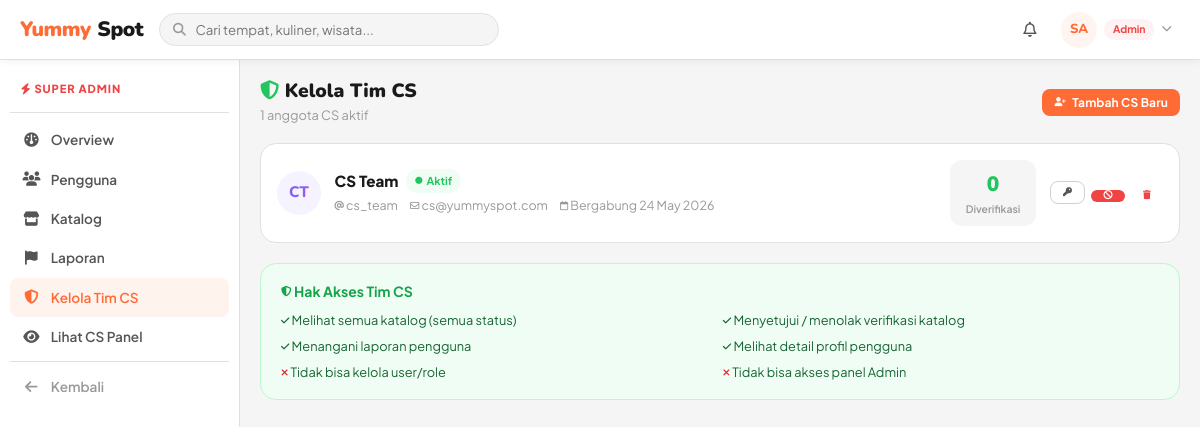
/admin/manage-cs.php (signed in), run on the app's committed database.
### tables this page shows
CREATE TABLE users (
    id              INT AUTO_INCREMENT PRIMARY KEY,
    fullname        VARCHAR(100) NOT NULL,
    username        VARCHAR(50)  NOT NULL UNIQUE,
    email           VARCHAR(100) NOT NULL UNIQUE,
    password        VARCHAR(255) NOT NULL,
    profile_picture VARCHAR(255) DEFAULT NULL,
    bio             TEXT         DEFAULT NULL,
    role            ENUM('user','owner','cs','admin') NOT NULL DEFAULT 'user',
    status          ENUM('active','suspended') NOT NULL DEFAULT 'active',
    created_at      TIMESTAMP DEFAULT CURRENT_TIMESTAMP,
    INDEX idx_role   (role),
    INDEX idx_status (status)
);

### includes/helpers.php (called while the page is built, shortened)
<?php
function e($s)           { return htmlspecialchars((string)$s, ENT_QUOTES, 'UTF-8'); }
function initials($name) {
    $p = explode(' ', trim($name));
    return strtoupper(substr($p[0],0,1).(isset($p[1])?substr($p[1],0,1):''));
}

### admin/manage-cs.php (the view, shortened to what this page needs)
<?php
require_once __DIR__ . '/../includes/helpers.php';
$db  = getDB();
$csUsers = $db->query("
    SELECT u.*,
        (SELECT COUNT(*) FROM catalog_verifications WHERE cs_id = u.id) AS total_verified
    FROM users u
    WHERE u.role = 'cs'
    ORDER BY u.created_at DESC
")->fetchAll();
$pals = [['#FF6B35','#fff5f0'],['#8b5cf6','#f5f3ff'],['#22c55e','#f0fdf4'],['#3b82f6','#eff6ff'],['#f59e0b','#fffbeb'],['#ec4899','#fdf2f8']];
require_once __DIR__ . '/../includes/header.php';
?>
<div class="app-wrap">
<aside class="sidebar dash-sidebar">
    <div style="padding:.5rem .65rem .85rem;border-bottom:1px solid var(--border);margin-bottom:.5rem;">
        <div style="font-size:.7rem;font-weight:800;color:var(--red);text-transform:uppercase;letter-spacing:.08em;">
            <i class="fa-solid fa-bolt"></i> Super Admin
        </div>
    </div>
    <a href="dashboard.php"              class="sb-item"><i class="fa-solid fa-gauge si"></i> Overview</a>
    <a href="dashboard.php?tab=users"    class="sb-item"><i class="fa-solid fa-users si"></i> Pengguna</a>
    <a href="dashboard.php?tab=catalogs" class="sb-item"><i class="fa-solid fa-store si"></i> Katalog</a>
    <a href="dashboard.php?tab=reports"  class="sb-item"><i class="fa-solid fa-flag si"></i> Laporan</a>
    <a href="manage-cs.php"              class="sb-item active"><i class="fa-solid fa-shield-halved si"></i> Kelola Tim CS</a>
    <a href="<?= APP_URL ?>/cs/dashboard.php" class="sb-item"><i class="fa-solid fa-eye si"></i> Lihat CS Panel</a>
    <div class="dd-sep"></div>
    <a href="<?= APP_URL ?>/index.php" class="sb-item text-dim"><i class="fa-solid fa-arrow-left si"></i> Kembali</a>
</aside>
<main class="main">
    <div style="display:flex;align-items:center;justify-content:space-between;margin-bottom:1.1rem;">
        <div>
            <h1 style="font-family:'Nunito',sans-serif;font-size:1.2rem;font-weight:900;">
                <i class="fa-solid fa-shield-halved" style="color:var(--green)"></i> Kelola Tim CS
            </h1>
            <div style="font-size:.8rem;color:var(--text3);margin-top:.1rem;">
                <?= count($csUsers) ?> anggota CS aktif
            </div>
        </div>
        <button class="btn btn-primary btn-sm" onclick="openModal('add-cs-modal')">
            <i class="fa-solid fa-user-plus fa-xs"></i> Tambah CS Baru
        </button>
    </div>
    <?php if (empty($csUsers)): ?>
    <div style="background:#fff;border:1px solid var(--border);border-radius:var(--r-lg);padding:4rem 2rem;text-align:center;">
        <div style="font-size:2.5rem;color:var(--border2);margin-bottom:1rem;"><i class="fa-solid fa-shield-halved"></i></div>
        <h3 style="font-family:'Nunito',sans-serif;font-weight:800;margin-bottom:.4rem;color:var(--text2);">Belum ada tim CS</h3>
        <p style="font-size:.85rem;color:var(--text3);margin-bottom:1.25rem;">Tambahkan anggota CS untuk membantu verifikasi katalog.</p>
        <button class="btn btn-primary" onclick="openModal('add-cs-modal')">
            <i class="fa-solid fa-user-plus fa-xs"></i> Tambah CS Pertama
        </button>
    </div>
    <?php else: ?>
    <div style="display:flex;flex-direction:column;gap:.75rem;">
        <?php foreach ($csUsers as $cs):
            $cp = $pals[($cs['id'] - 1) % count($pals)];
        ?>
        <div style="background:#fff;border:1px solid var(--border);border-radius:var(--r-lg);padding:1rem;transition:box-shadow .18s;"
             onmouseover="this.style.boxShadow='var(--shadow)'" onmouseout="this.style.boxShadow=''">
            <div style="display:flex;align-items:center;gap:.85rem;flex-wrap:wrap;">
                <div class="avatar av-44" style="background:<?= $cp[1] ?>;color:<?= $cp[0] ?>;flex-shrink:0;">
                    <?php if ($cs['profile_picture']): ?>
                        <img src="<?= e($cs['profile_picture']) ?>" alt="">
                    <?php else: ?>
                        <?= initials($cs['fullname']) ?>
                    <?php endif; ?>
                </div>
                <div style="flex:1;min-width:200px;">
                    <div style="display:flex;align-items:center;gap:.5rem;flex-wrap:wrap;margin-bottom:.2rem;">
                        <span style="font-weight:800;font-size:.95rem;"><?= e($cs['fullname']) ?></span>
                        <span class="badge <?= $cs['status'] === 'active' ? 'badge-success' : 'badge-danger' ?>">
                            <?= $cs['status'] === 'active' ? 'Aktif' : 'Suspended' ?>
                        </span>
                    </div>
                    <div style="font-size:.78rem;color:var(--text3);display:flex;gap:.75rem;flex-wrap:wrap;">
                        <span><i class="fa-solid fa-at fa-xs"></i> <?= e($cs['username']) ?></span>
                        <span><i class="fa-regular fa-envelope fa-xs"></i> <?= e($cs['email']) ?></span>
                        <span><i class="fa-regular fa-calendar fa-xs"></i> Bergabung <?= date('d M Y', strtotime($cs['created_at'])) ?></span>
                    </div>
                </div>
                <div style="text-align:center;padding:.5rem 1rem;background:var(--bg);border-radius:var(--r);min-width:80px;">
                    <div style="font-family:'Nunito',sans-serif;font-size:1.3rem;font-weight:900;color:var(--green);"><?= $cs['total_verified'] ?></div>
                    <div style="font-size:.65rem;color:var(--text3);font-weight:600;">Diverifikasi</div>
                </div>
                <div style="display:flex;gap:.4rem;flex-shrink:0;">
                    <button class="btn btn-outline btn-sm" onclick="showResetPw(<?= $cs['id'] ?>)" title="Reset Password">
                    </button>
                    <?php if ($cs['status'] === 'active'): ?>
                    <form method="POST" style="display:inline;">
                        <button type="submit" class="btn btn-danger btn-sm" title="Suspend"
                            onclick="return confirm('Suspend akun CS ini?')">
                        </button>
                    </form>
                    <?php endif; ?>
                    <form method="POST" style="display:inline;">
                        <button type="submit" class="btn btn-ghost btn-sm" style="color:var(--red);" title="Hapus"
                            onclick="return confirm('Hapus akun CS <?= addslashes($cs['fullname']) ?>?')">
                        </button>
                    </form>
                </div>
            </div>
        </div>
        <?php endforeach; ?>
    </div>
    <?php endif; ?>
    <div style="background:#f0fdf4;border:1px solid #bbf7d0;border-radius:var(--r-lg);padding:1rem 1.25rem;margin-top:1.25rem;">
        <div style="font-weight:700;font-size:.875rem;color:#16a34a;margin-bottom:.5rem;">
            <i class="fa-solid fa-shield-halved fa-xs"></i> Hak Akses Tim CS
        </div>
        <div style="display:grid;grid-template-columns:1fr 1fr;gap:.35rem;font-size:.8rem;color:#166534;">
            <div><i class="fa-solid fa-check fa-xs"></i> Melihat semua katalog (semua status)</div>
            <div><i class="fa-solid fa-check fa-xs"></i> Menyetujui / menolak verifikasi katalog</div>
            <div><i class="fa-solid fa-check fa-xs"></i> Menangani laporan pengguna</div>
            <div><i class="fa-solid fa-check fa-xs"></i> Melihat detail profil pengguna</div>
            <div><i class="fa-solid fa-xmark fa-xs" style="color:#dc2626;"></i> Tidak bisa kelola user/role</div>
            <div><i class="fa-solid fa-xmark fa-xs" style="color:#dc2626;"></i> Tidak bisa akses panel Admin</div>
        </div>
    </div>
</main>
</div>
<?php require_once __DIR__ . '/../includes/footer.php'; ?>

### assets/css/app.css (style rules this page uses)
:root { --white: #ffffff; --bg: #f5f5f5; --bg2: #fafafa; --card: #ffffff; --border: #e0e0e0; --border2: #d0d0d0; --text: #1a1a1a; --text2: #555555; --text3: #999999; --accent: #FF6B35; --accent2: #ff8c5a; --accent-bg:#fff3ee; --green: #22c55e; --red: #ef4444; --amber: #f59e0b; --blue: #3b82f6; --purple: #8b5cf6; --nav-h: 60px; --sidebar-w:240px; --r: 12px; --r-sm: 8px; --r-lg: 16px; --shadow: 0 1px 3px rgba(0,0,0,.08), 0 4px 16px rgba(0,0,0,.05); --shadow-md:0 4px 20px rgba(0,0,0,.12); }
*,*::before,*::after { box-sizing:border-box; margin:0; padding:0; }
html { scroll-behavior:smooth; }
body { font-family:'Plus Jakarta Sans',sans-serif; background:var(--bg); color:var(--text); font-size:14px; line-height:1.6; }
a { color:inherit; text-decoration:none; }
button,input,select,textarea { font-family:inherit; font-size:inherit; }
h1,h2,h3,h4 { font-family:'Nunito',sans-serif; font-weight:800; line-height:1.2; }
.btn { display:inline-flex; align-items:center; justify-content:center; gap:.4rem; padding:.55rem 1.1rem; border-radius:var(--r-sm); font-weight:700; font-size:.82rem; cursor:pointer; border:none; transition:all .18s; white-space:nowrap; letter-spacing:.01em; }
.btn-primary { background:var(--accent); color:#fff; }
.btn-outline { background:transparent; border:1.5px solid var(--border2); color:var(--text2); }
.btn-ghost { background:transparent; color:var(--text2); }
.btn-danger { background:var(--red); color:#fff; }
.btn-sm { padding:.35rem .75rem; font-size:.75rem; }
.dd-sep { height:1px; background:var(--border); margin:.3rem 0; }
.avatar { border-radius:50%; overflow:hidden; display:flex; align-items:center; justify-content:center; font-weight:800; flex-shrink:0; font-family:'Nunito',sans-serif; }
.av-44 { width:44px; height:44px; font-size:.95rem; }
.app-wrap { display:flex; min-height:calc(100vh - var(--nav-h)); }
.sidebar { width:var(--sidebar-w); flex-shrink:0; background:#fff; border-right:1px solid var(--border); padding:.75rem .65rem; position:sticky; top:var(--nav-h); height:calc(100vh - var(--nav-h)); overflow-y:auto; }
.main { flex:1; min-width:0; padding:1.25rem; }
.sb-item { display:flex; align-items:center; gap:.65rem; padding:.55rem .75rem; border-radius:var(--r-sm); font-size:.85rem; font-weight:600; color:var(--text2); cursor:pointer; transition:all .15s; text-decoration:none; border:none; background:transparent; width:100%; }
.sb-item.active { background:var(--accent-bg); color:var(--accent); }
.sb-item .si { width:18px; text-align:center; font-size:.9rem; }
.badge { display:inline-flex; align-items:center; gap:.25rem; padding:.18rem .55rem; border-radius:20px; font-size:.68rem; font-weight:700; }
.badge-success { background:#f0fdf4; color:var(--green); }
.text-dim { color:var(--text3); }
.dash-sidebar { background:#fff; border-right:1px solid var(--border); }

### data on the page
users: fullname "CT", fullname "CS Team", status "Aktif", username "cs_team", email "cs@yummyspot.com", created_at "24 May 2026", total_verified "0"

### other printed values
initials($user['fullname']) "SA"
count($csUsers) "1"
